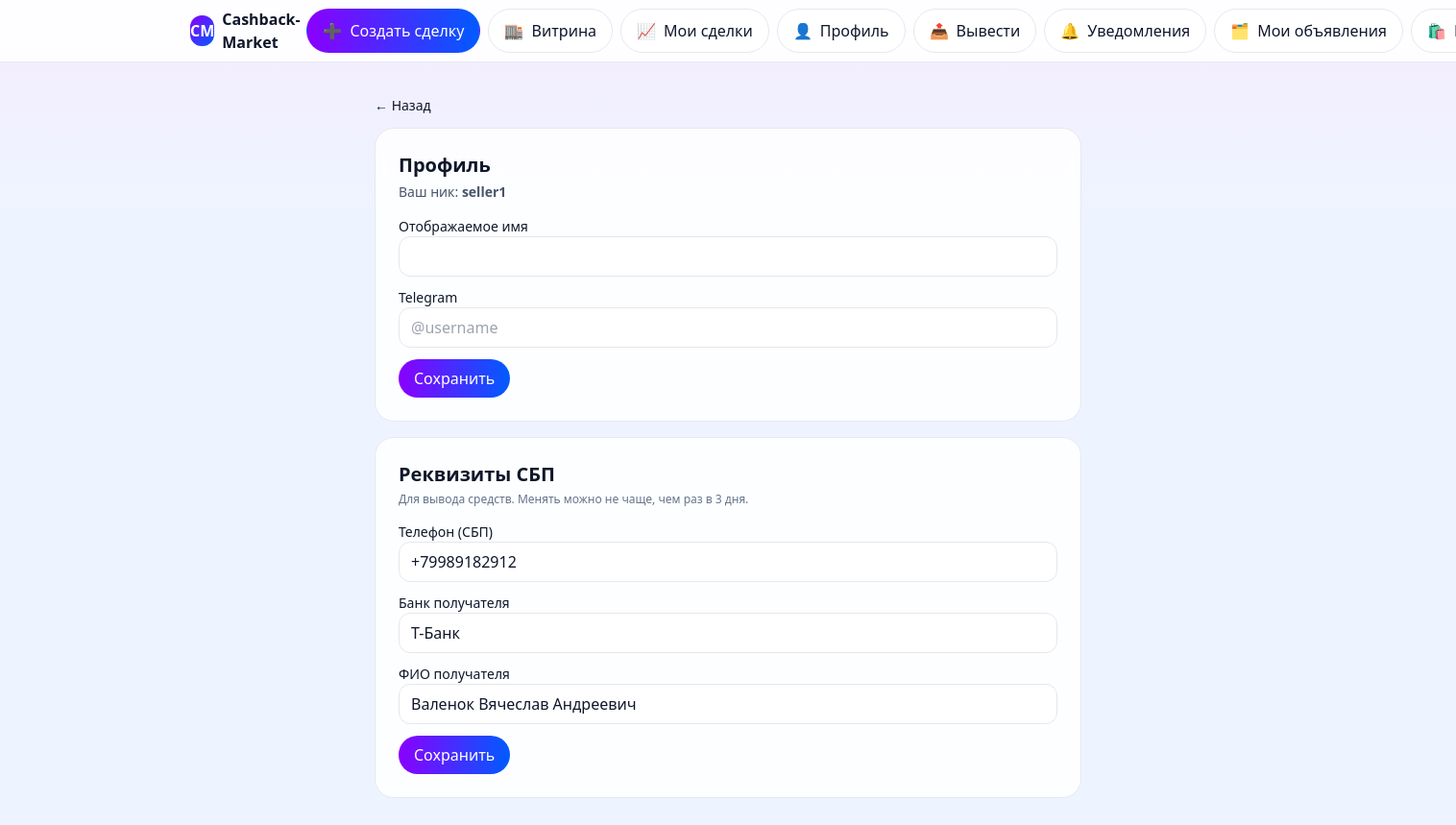
/profile/index.php (signed in), run on the app's committed database.
### tables this page shows
CREATE TABLE IF NOT EXISTS `requisites` (
  `user_id` int(11) NOT NULL,
  `sbp_phone` varchar(30) NOT NULL,
  `sbp_bank` varchar(100) NOT NULL,
  `full_name` varchar(150) NOT NULL,
  `updated_at` datetime NOT NULL DEFAULT CURRENT_TIMESTAMP,
  PRIMARY KEY (`user_id`)
);

### includes/auth.php (called while the page is built, shortened)
<?php
function current_user() { return $_SESSION['user'] ?? null; }

### includes/utils.php (called while the page is built, shortened)
<?php
function e($s) { return htmlspecialchars((string)$s, ENT_QUOTES | ENT_SUBSTITUTE, 'UTF-8'); }

### profile/index.php (the view, shortened to what this page needs)
<?php
require_once __DIR__.'/../includes/config.php';
$user = current_user();
if (!function_exists('esc')) {
  function esc($s){
    if (function_exists('e')) return e($s);
    return htmlspecialchars((string)$s, ENT_QUOTES|ENT_SUBSTITUTE, 'UTF-8');
  }
}
try {
  $st = $pdo->prepare('SELECT * FROM profiles WHERE user_id = ?');
  $st->execute([$user['id']]);
  $profile = $st->fetch() ?: [];
  $st = $pdo->prepare('SELECT * FROM requisites WHERE user_id = ?');
  $st->execute([$user['id']]);
  $req = $st->fetch() ?: [];
} catch (Throwable $e) {
  $profile = [];
  $req = [];
}
?>
<!doctype html>
<html lang="ru">
<head>
  <script src="https://cdn.tailwindcss.com"></script>
</head>
<body class="text-slate-900">
<?php @include __DIR__.'/../includes/topbar.php'; ?>
<main class="max-w-3xl mx-auto px-4 py-5 md:py-8">
  <a href="/dashboard/index.php" class="text-sm">← Назад</a>
  <section class="card glass p-4 md:p-6 mt-3">
    <h2 class="text-lg md:text-xl font-semibold">Профиль</h2>
    <div class="text-sm text-slate-600 mt-1">Ваш ник: <b><?= esc($user['login'] ?? '') ?></b></div>
    <form method="post" class="space-y-3 mt-4">
      <div>
        <label class="block text-sm">Отображаемое имя</label>
        <input name="display_name" value="<?= esc($profile['display_name'] ?? '') ?>" class="w-full border rounded-xl px-3 py-2">
      </div>
      <div>
        <label class="block text-sm">Telegram</label>
        <input name="telegram" value="<?= esc($profile['telegram'] ?? '') ?>" class="w-full border rounded-xl px-3 py-2" placeholder="@username">
      </div>
      <button class="px-4 py-2 rounded-full btn-grad">Сохранить</button>
    </form>
  </section>
  <section class="card glass p-4 md:p-6 mt-4">
    <h2 class="text-lg md:text-xl font-semibold">Реквизиты СБП</h2>
    <p class="text-xs text-slate-500 mt-1">Для вывода средств. Менять можно не чаще, чем раз в 3 дня.</p>
    <form method="post" class="space-y-3 mt-4">
      <div>
        <label class="block text-sm">Телефон (СБП)</label>
        <input name="sbp_phone" value="<?= esc($req['sbp_phone'] ?? '') ?>" class="w-full border rounded-xl px-3 py-2" placeholder="+7XXXXXXXXXX">
      </div>
      <div>
        <label class="block text-sm">Банк получателя</label>
        <input name="sbp_bank" value="<?= esc($req['sbp_bank'] ?? '') ?>" class="w-full border rounded-xl px-3 py-2" placeholder="Название банка">
      </div>
      <div>
        <label class="block text-sm">ФИО получателя</label>
        <input name="full_name" value="<?= esc($req['full_name'] ?? '') ?>" class="w-full border rounded-xl px-3 py-2">
      </div>
      <button class="px-4 py-2 rounded-full btn-grad">Сохранить</button>
    </form>
  </section>
</main>
</body>
</html>

### profile/index.php (style rules this page uses)
:root { --g1:#8A00FF; --g2:#005BFF; }
body { background:linear-gradient(180deg,#f5ecff,#eef4ff 220px), linear-gradient(180deg,var(--g1),var(--g2)) fixed; }
.card { border:1px solid #e6e8f0;border-radius:20px }
.glass { background:rgba(255,255,255,.86);backdrop-filter:saturate(140%) blur(6px); }
.btn-grad { background:linear-gradient(90deg,#8A00FF,#005BFF);color:#fff }

### data on the page
requisites: sbp_phone "+79989182912", sbp_bank "Т-Банк", full_name "Валенок Вячеслав Андреевич"

### other printed values
$item['icon'] "➕"
$item['label'] "Создать сделку"
$item['icon'] "🏬"
$item['label'] "Витрина"
$item['icon'] "📈"
$item['label'] "Мои сделки"
$item['icon'] "👤"
$item['label'] "Профиль"
$item['icon'] "📤"
$item['label'] "Вывести"
$item['icon'] "🔔"
$item['label'] "Уведомления"
$item['icon'] "🗂️"
$item['label'] "Мои объявления"
$item['icon'] "🛍️"
